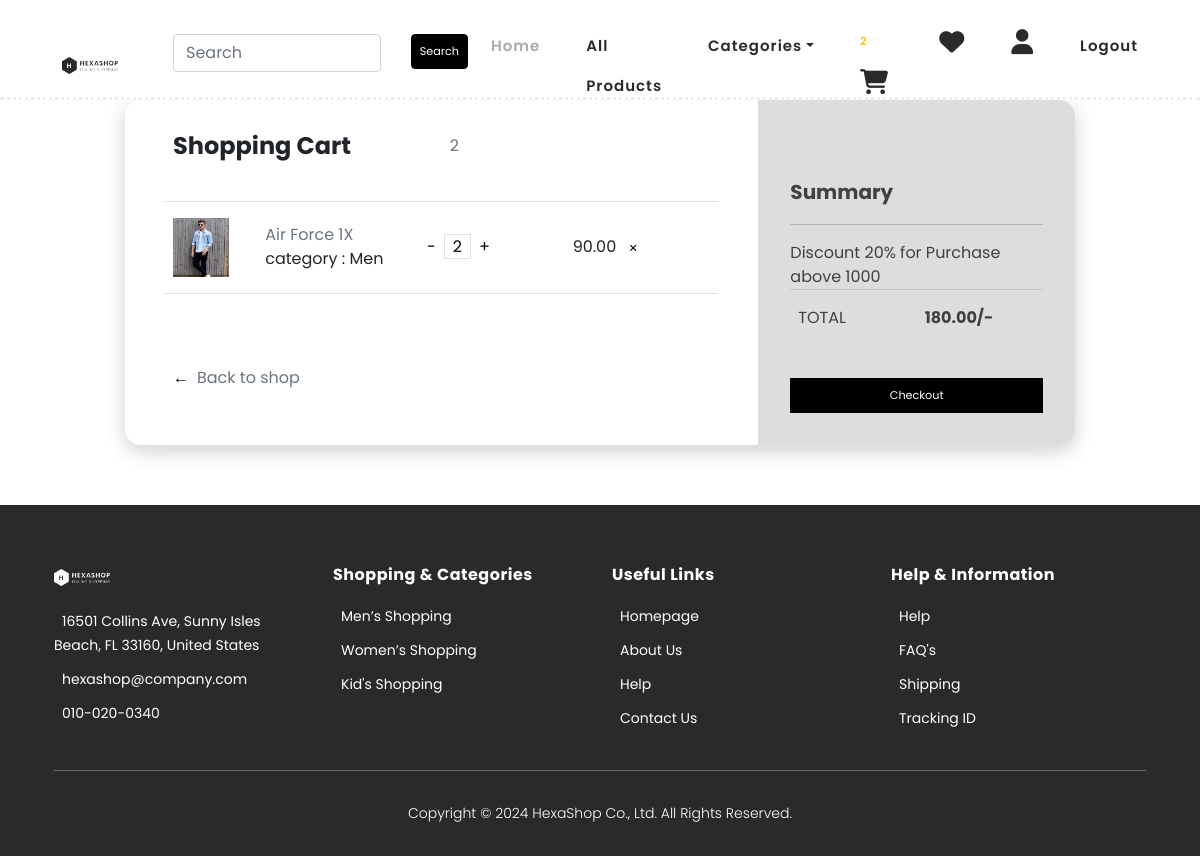
/cart_view/cart/ (signed in), run on the app's committed database.
### cart/models.py (models this page shows, shortened)
class Cart(models.Model):
    product = models.ForeignKey(Product,on_delete=models.CASCADE)
    quantity = models.IntegerField()
    user = models.ForeignKey(User,on_delete=models.CASCADE)
    date_added = models.DateTimeField(auto_now_add=True)

### ecommerce/models.py (models this page shows, shortened)
class Product(models.Model):
    name=models.CharField(max_length=20)
    desc=models.TextField()
    image=models.ImageField(upload_to="images/product",null=True,blank=True)
    image1=models.ImageField(upload_to="images/product",null=True,blank=True)
    price=models.DecimalField(max_digits=10,decimal_places=2)
    category=models.ForeignKey(Category,on_delete=models.CASCADE)
    stock=models.IntegerField()
    available=models.BooleanField(default=True)
    created=models.DateTimeField(auto_now_add=True)
    updated=models.DateTimeField(auto_now=True)

class Category(models.Model):
    name=models.CharField(max_length=20)
    desc=models.TextField(default="")
    image=models.ImageField(upload_to="images/category",null=True,blank=True)
    def __str__(self):
        return self.name

### cart/views.py (the view)
# urls.py: path('cart/',views.cartview,name="cartview"),
@login_required
def cartview(request):
    try:
        user_address = Address.objects.get(user=request.user)
    except Address.DoesNotExist:
        user_address = None
        messages.error(request, "You need to add an address before placing an order.")
    u=request.user
    cart=Cart.objects.filter(user=u)
    total=0
    for i in cart:
        total+=i.quantity*i.product.price
    offer=Decimal('0')
    discount = Decimal('0')
    if total >= Decimal('1000'):
        discount = Decimal('0.2') * total  # 20% discount
        offer=total-discount
    return render(request,'cartview.html',{'c':cart,'t':total,'d':discount,'dis':offer,'address':user_address})

### cart/context_processors.py (called while the page is built)
def total(request):
    item_count=0
    u=request.user
    try:
        cart=Cart.objects.filter(user=u)
        for i in cart:
            item_count+=i.quantity
    except:
        item_count=0
    return {'count':item_count}

### ecommerce/context_processors.py (called while the page is built)
def menu_links(request):
    c=Category.objects.all()
    return{'links':c}

### templates/cartview.html (shortened to what this page needs)
{%extends 'base.html'%}
{%load static%}
{%block content%}
<div class="card">
    <div class="row ">
        <div class="col-md-8 cart">
            <div class="title ">
                <div class="row">
                    <div class="col"><h4><b>Shopping Cart</b></h4></div>
                    <div class="col align-self-center text-right text-muted">{{count}}</div>
                </div>
            </div>
            {%for i in c %}
            <div class="row border-top border-bottom">
                <div class="row main align-items-center">
                    <div class="col-2"><img class="img-fluid" src="{{i.product.image.url}}"></div>
                    <div class="col">
                        <div class="row text-muted">{{i.product.name}}</div>
                        <div class="row">category : {{i.product.category}}</div>
                    </div>
                    <div class="col">
                        <a href="{% url 'cart:removequantity' i.product.name %}">-</a><a href="#" class="border">{{i.quantity}}</a><a href="{% url 'cart:addtocart' i.product.name %}">+</a>
                    </div>
                    <div class="col">{{i.product.price}} <a href="{% url 'cart:delete' i.product.name %}"><span class="close">&#10005;</span></a></div>
                </div>
            </div>
            {%endfor%}
            <div class="back-to-shop"><a href="{%url 'ecommerce:products' %}">&leftarrow;</a><span class="text-muted">Back to shop</span></div>
        </div>
        <div class="col-md-4 summary pt-5">
            <div><h5><b>Summary</b></h5></div>
            <hr>
            <div class="row">
                <div class="col" style="padding-left:0;">Discount 20% for Purchase above 1000</div>
            </div>
            {%if t >= 1000 %}
            <div class="row" style="border-top: 1px solid rgba(0,0,0,.1); padding: 2vh 0;">
                <div class="col">TOTAL</div>
                <div class="col text-right"><b>{{ t }}</b></div>
            </div>
            <div class="row" style="border-top: 1px solid rgba(0,0,0,.1); padding: 2vh 0;">
                <div class="col"><i><span class="text-dark">Discount &nbsp;20%</i></span></div>
                <div class="col text-right">-<i>{{ d }}</i></div>
            </div>
            <div class="row" style="border-top: 1px solid rgba(0,0,0,.1); padding: 2vh 0;">
                <div class="col">Grand Total</div>
                <div class="col text-right"><b>{{ dis }}/-</b></div>
            </div>
            {%else%}
            <div class="row" style="border-top: 1px solid rgba(0,0,0,.1); padding: 2vh 0;">
                <div class="col">TOTAL</div>
                <div class="col text-right"><b>{{ t }}/-</b></div>
            </div>
            {%endif%}
            {%if t > 1 %}
            <a href="" data-bs-toggle="modal" data-bs-target="#bookingModal" class="btn">Checkout</a>
            {%endif%}
        </div>
    </div>
</div>
  {%endblock%}

### static/css/shop.css (style rules this page uses)
html, body, div, span, applet, object, iframe, h1, h2, h3, h4, h5, h6, p, blockquote, div pre, a, abbr, acronym, address, big, cite, code, del, dfn, em, font, img, ins, kbd, q, s, samp, small, strike, strong, sub, sup, tt, var, b, u, i, center, dl, dt, dd, ol, ul, li, figure, header, nav, section, article, aside, footer, figcaption { margin: 0; padding: 0; border: 0; outline: 0; }
* { box-sizing: border-box; }
html, body { font-family: 'Poppins', sans-serif; font-weight: 400; background-color: #fff; font-size: 16px; -ms-text-size-adjust: 100%; -webkit-font-smoothing: antialiased; -moz-osx-font-smoothing: grayscale; }
a { text-decoration: none !important; }
h1, h2, h3, h4, h5, h6 { margin-top: 0px; margin-bottom: 0px; }
html, body { background: #fff; font-family: 'Poppins', sans-serif; }

### static/css/cartview.css (style rules this page uses)
.title { margin-bottom: 5vh; }
.card { margin: auto; margin-top: 100px; max-width: 950px; width: 90%; box-shadow: 0 6px 20px 0 rgba(0, 0, 0, 0.19); border-radius: 1rem; border: transparent; }
.cart { background-color: #fff; padding: 4vh 5vh; border-bottom-left-radius: 1rem; border-top-left-radius: 1rem; }
.summary { background-color: #ddd; border-top-right-radius: 1rem; border-bottom-right-radius: 1rem; padding: 4vh; color: rgb(65, 65, 65); }
.row { margin: 0; }
.title b { font-size: 1.5rem; }
.main { margin: 0; padding: 2vh 0; width: 100%; }
.col-2, .col { padding: 0 1vh; }
a { padding: 0 1vh; }
.close { margin-left: auto; font-size: 0.7rem; }
img { width: 3.5rem; }
.back-to-shop { margin-top: 4.5rem; }
h5 { margin-top: 4vh; }
hr { margin-top: 1.25rem; }
.btn { background-color: #000; border-color: #000; color: white; width: 100%; font-size: 0.7rem; margin-top: 4vh; padding: 1vh; border-radius: 0; }
a { color: black; }

### data on the page
Cart: product.image (picture), product.name "Air Force 1X", product.category "Men", quantity "2", product.price "90.00"

### other printed values
{{ count }} "2"
{{ t }} "180.00"
